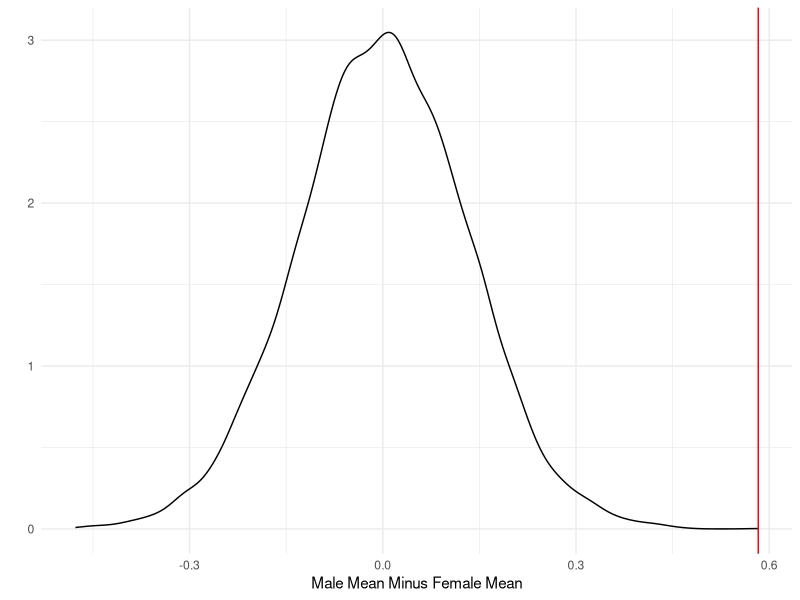
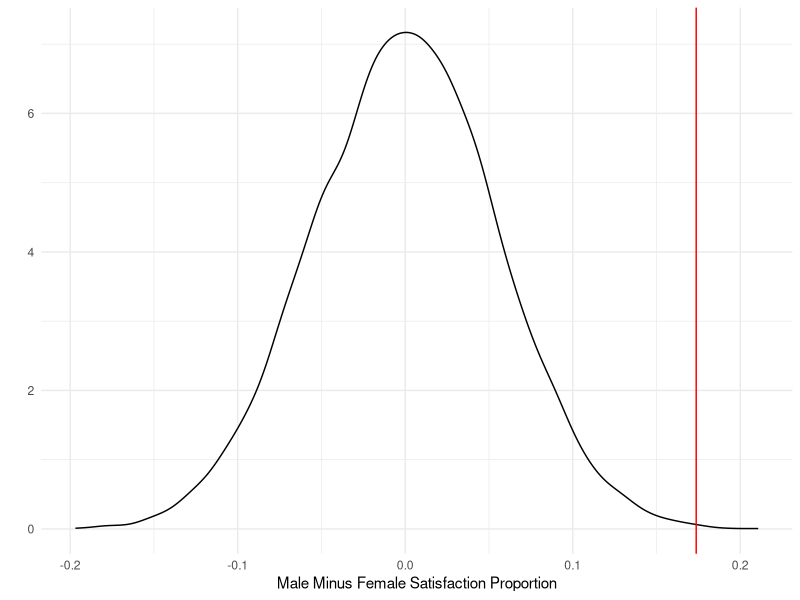
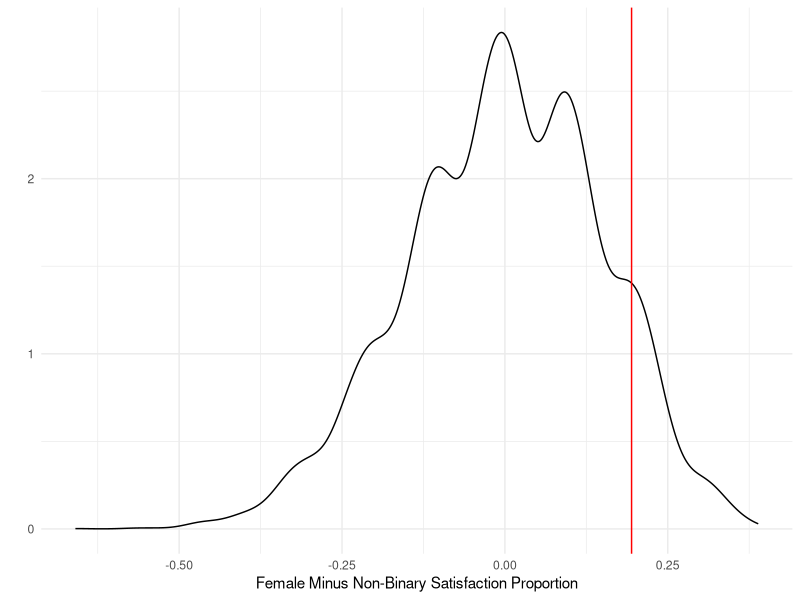
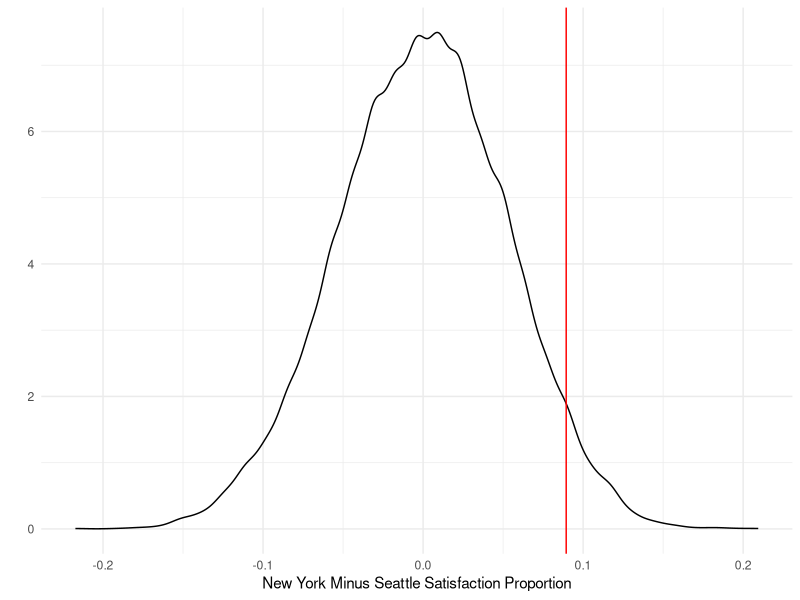
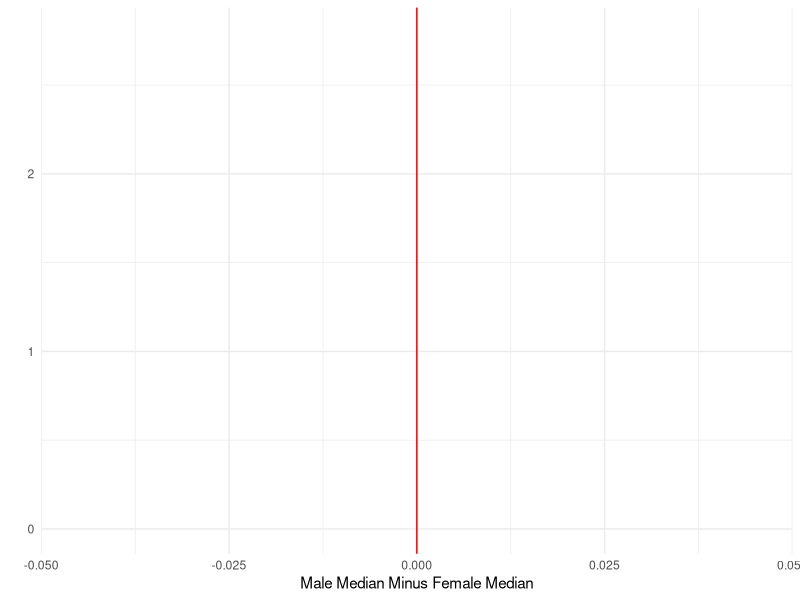

Recreate these plots in R, in order.
## ---- chunk 1
knitr::opts_chunk$set(echo = TRUE)

library(tidyverse)
## ---- chunk 2

d <- read_tsv("satisfaction_survey.txt")

## ---- chunk 3
d %>% 
  group_by(assigned_sex) %>% 
  summarize(`Mean Satisfaction` = mean(satisfaction),
            `SD Satisfaction` = sd(satisfaction),
            N = n()) %>% 
  rename(Gender = assigned_sex) %>% 
  arrange(`Mean Satisfaction`) %>% 
  knitr::kable(digits=2)

## ---- chunk 4
# Using "cache=T" means that the simulation is only run once and then stored. 
# This is convenient for long-running calculations, but you should turn it off
# if you make changes to the code and need the block to be re-run.

get.assigned.sex.diff <- function(x){
  male.score <- mean(x$satisfaction[x$assigned_sex=="male"])
  female.score <- mean(x$satisfaction[x$assigned_sex=="female"])
  return(male.score - female.score)
}

actual.value <- get.assigned.sex.diff(d) 

n.sim <- 9999

results <- tibble(statistic = c(actual.value,
                                rep(NA,n.sim)))
new.d <- d %>% 
  select(assigned_sex,satisfaction)

for(i in 2:nrow(results)){
  new.d$assigned_sex <- sample(new.d$assigned_sex)
  results$statistic[i] <- get.assigned.sex.diff(new.d)
}

ggplot(results,
       aes(x=statistic)) + 
  geom_density() + 
  geom_vline(xintercept=actual.value,color="red") + 
  theme_minimal() + 
  labs(x="Male Mean Minus Female Mean",
       y="")

## ---- chunk 5
# to get you started, here's the initial proportion
d %>% 
  mutate(satisfied = if_else(satisfaction %in% c(5,6,7), 1, 0)) %>% 
  group_by(assigned_sex) %>% 
  summarize(`Portion Satisfied` = mean(satisfied)) %>% 
  rename(Gender = assigned_sex) %>% # make the column header nice
  knitr::kable(digits = 2)

## ---- chunk 6
d <- d %>% 
  mutate(satisfied = if_else(satisfaction %in% c(5,6,7), 1, 0))
## ---- chunk 7
# Using "cache=T" means that the simulation is only run once and then stored. 
# This is convenient for long-running calculations, but you should turn it off
# if you make changes to the code and need the block to be re-run.female.score <- mean(d$satisfaction[d$assigned_sex=="female"] >= 5)

get.proportion.satisfaction.diff <- function(x){
  male.score <- mean(x$satisfaction[x$assigned_sex=="male"] >= 5)
  female.score <- mean(x$satisfaction[x$assigned_sex=="female"] >= 5)
  return(male.score - female.score)
}

actual.value <- get.proportion.satisfaction.diff(d) 

n.sim <- 9999

results <- tibble(statistic = c(actual.value,
                                rep(NA,n.sim)))
new.d <- d %>% 
  select(assigned_sex,satisfaction)

for(i in 2:nrow(results)){
  new.d$assigned_sex <- sample(new.d$assigned_sex)
  results$statistic[i] <- get.proportion.satisfaction.diff(new.d)
}

ggplot(results,
       aes(x=statistic)) + 
  geom_density() + 
  geom_vline(xintercept=actual.value,color="red") + 
  theme_minimal() + 
  labs(x="Male Minus Female Satisfaction Proportion",
       y="")

## ---- chunk 8
get.proportion.satisfaction.diff <- function(x){
  female.score <- mean(x$satisfaction[x$assigned_sex=="female"] >= 5)
  nonbinary.score <- mean(x$satisfaction[x$assigned_sex=="neither"] >= 5)
  return(female.score - nonbinary.score)
}

actual.value <- get.proportion.satisfaction.diff(d) 

n.sim <- 9999

results <- tibble(statistic = c(actual.value,
                                rep(NA,n.sim)))
new.d <- d %>% 
  select(assigned_sex,satisfaction)

for(i in 2:nrow(results)){
  new.d$assigned_sex <- sample(new.d$assigned_sex)
  results$statistic[i] <- get.proportion.satisfaction.diff(new.d)
}

ggplot(results,
       aes(x=statistic)) + 
  geom_density() + 
  geom_vline(xintercept=actual.value,color="red") + 
  theme_minimal() + 
  labs(x="Female Minus Non-Binary Satisfaction Proportion",
       y="")

## ---- chunk 9
d %>% 
  group_by(location) %>% 
  summarize(`Mean Sat.`=mean(satisfaction)) %>% 
  knitr::kable()
## ---- chunk 10
get.location.satisfaction.diff <- function(x){
  ny.score <- mean(x$satisfaction[x$location=="New York"] >= 5)
  sea.score <- mean(x$satisfaction[x$location=="Seattle"] >= 5)
  return(sea.score - ny.score)
}

actual.value <- get.location.satisfaction.diff(d) 

n.sim <- 9999

results <- tibble(statistic = c(actual.value,
                                rep(NA,n.sim)))
new.d <- d %>% 
  select(location,satisfaction)

for(i in 2:nrow(results)){
  new.d$location <- sample(new.d$location)
  results$statistic[i] <- get.location.satisfaction.diff(new.d)
}

ggplot(results,
       aes(x=statistic)) + 
  geom_density() + 
  geom_vline(xintercept=actual.value,color="red") + 
  theme_minimal() + 
  labs(x="New York Minus Seattle Satisfaction Proportion",
       y="")

mean(abs(results$statistic) >= actual.value)
## ---- chunk 11

d %>% 
  group_by(assigned_sex) %>% 
  rename(Gender = assigned_sex) %>%
  summarize(`Median`=median(satisfaction)) %>% 
  knitr::kable()

get.median.sex.diff <- function(x){
  male.score <- median(x$satisfaction[x$assigned_sex=="male"])
  female.score <- median(x$satisfaction[x$assigned_sex=="female"])
  return(male.score - female.score)
}

actual.value <- get.median.sex.diff(d) 

n.sim <- 9999

results <- tibble(statistic = c(actual.value,
                                rep(NA,n.sim)))
new.d <- d %>% 
  select(assigned_sex,satisfaction)

for(i in 2:nrow(results)){
  new.d$assigned_sex <- sample(new.d$assigned_sex)
  results$statistic[i] <- get.median.sex.diff(new.d)
}

ggplot(results,
       aes(x=statistic)) + 
  geom_density() + 
  geom_vline(xintercept=actual.value,color="red") + 
  theme_minimal() + 
  labs(x="Male Median Minus Female Median",
       y="")

#Does a permutation sample still need to be run if the test statistic is zero (matches the null hypothesis)? Is there an instance where the normal distribution of the permutation results is not centered around zero (when the null is that there is no difference)?
